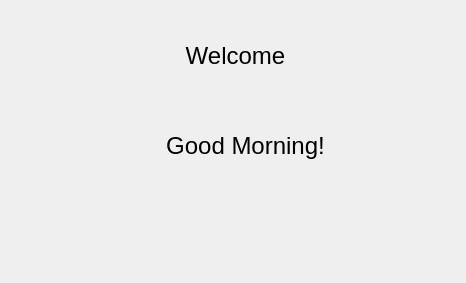
<?xml version="1.0" encoding="UTF-8"?>
<ui version="4.0">
 <class>MainWindow</class>
 <widget class="QMainWindow" name="MainWindow">
  <property name="geometry">
   <rect>
    <x>0</x>
    <y>0</y>
    <width>466</width>
    <height>283</height>
   </rect>
  </property>
  <property name="windowTitle">
   <string>MainWindow</string>
  </property>
  <widget class="QWidget" name="centralwidget">
   <widget class="QLabel" name="label">
    <property name="geometry">
     <rect>
      <x>130</x>
      <y>30</y>
      <width>211</width>
      <height>51</height>
     </rect>
    </property>
    <property name="font">
     <font>
      <pointsize>18</pointsize>
     </font>
    </property>
    <property name="text">
     <string>Welcome</string>
    </property>
    <property name="alignment">
     <set>Qt::AlignCenter</set>
    </property>
   </widget>
   <widget class="QLabel" name="label_2">
    <property name="geometry">
     <rect>
      <x>140</x>
      <y>120</y>
      <width>211</width>
      <height>51</height>
     </rect>
    </property>
    <property name="font">
     <font>
      <pointsize>18</pointsize>
     </font>
    </property>
    <property name="text">
     <string>Good Morning!</string>
    </property>
    <property name="alignment">
     <set>Qt::AlignCenter</set>
    </property>
   </widget>
  </widget>
 </widget>
 <resources/>
 <connections/>
</ui>
